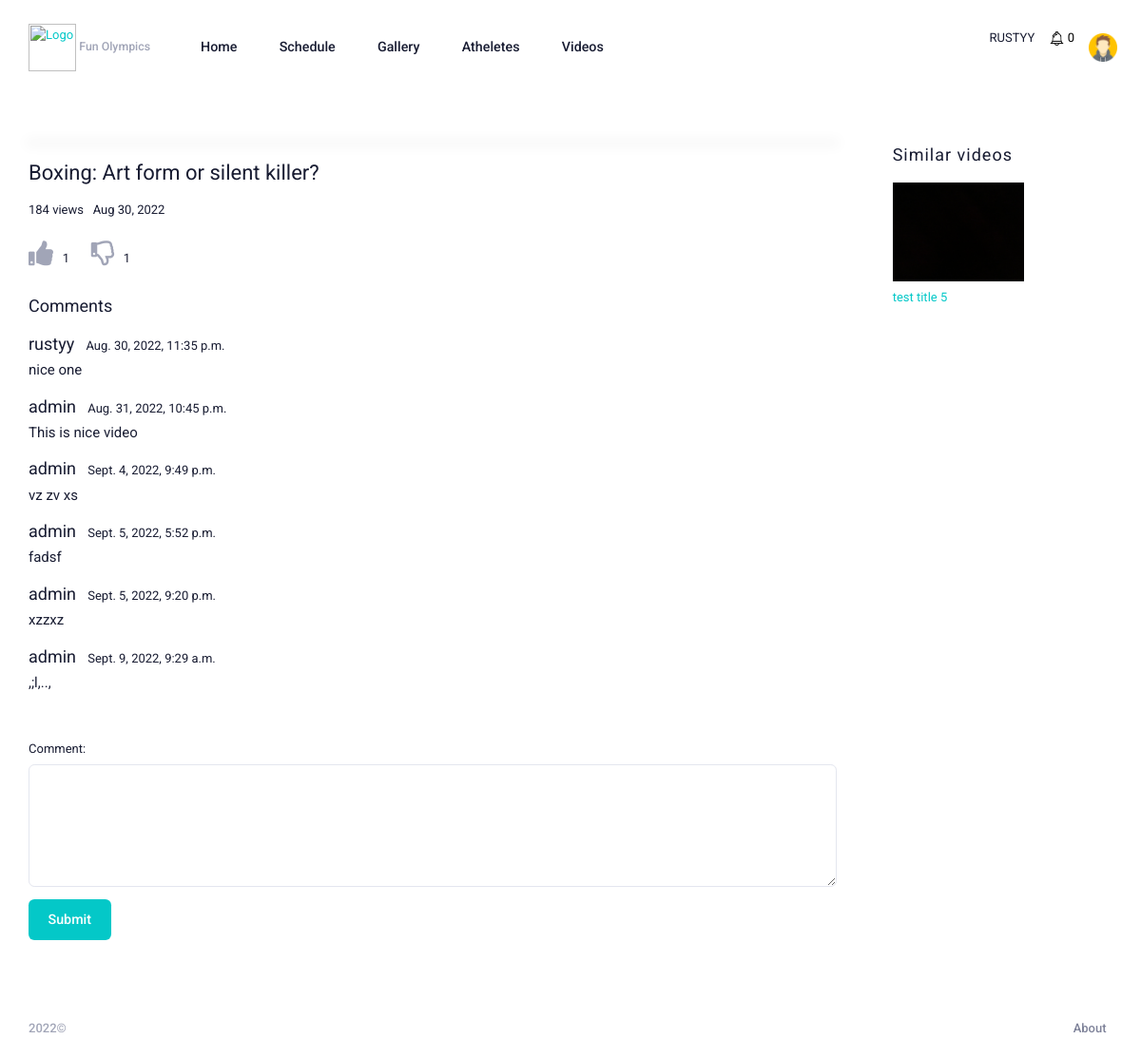
Screenshot of /videos/1/ (signed in) with the database file from the repository.
### users/models.py (models this page shows, shortened)
class CustomUser(AbstractUser):
    username = models.CharField(max_length=200, blank=True)
    email = models.EmailField(_("email address"), unique=True)
    first_name = models.CharField(max_length=250, blank=True, null=True)
    last_name = models.CharField(max_length=250, blank=True, null=True)
    phone = models.CharField(max_length=250, blank=True, null=True)
    gender = models.CharField(max_length=250, blank=True, null=True)
    country = models.CharField(max_length=250, blank=True, null=True)
    USERNAME_FIELD = "email"
    REQUIRED_FIELDS = []
    objects = CustomUserManager()

### home/models.py (models this page shows, shortened)
class Video(models.Model):
    user = models.ForeignKey(
        CustomUser, on_delete=models.CASCADE, related_name="user_video"
    )
    category = models.ForeignKey(
        Categories,
        on_delete=models.DO_NOTHING,
        related_name="category_video",
        null=True,
    )
    title = models.CharField(max_length=255)
    image = models.ImageField(upload_to="images/")
    video_link = EmbedVideoField()
    created_at = models.DateTimeField(auto_now_add=True)
    file = models.FileField(upload_to="video/%y", null=True, blank=True)

class Views(models.Model):
    video = models.ForeignKey(
        Video, on_delete=models.CASCADE, related_name="video_views"
    )
    count = models.IntegerField(default=0, blank=True)
    created_at = models.DateTimeField(auto_now_add=True)
    def __str__(self):
        return str(self.count)
    class Meta:
        verbose_name_plural = "Views"

class Comment(models.Model):
    video = models.ForeignKey(
        Video, on_delete=models.CASCADE, related_name="video_comment"
    )
    user = models.ForeignKey(
        CustomUser, on_delete=models.CASCADE, related_name="user_comment", blank=True
    )
    comment = models.TextField()
    created_at = models.DateTimeField(auto_now_add=True)
    update_at = models.DateTimeField(auto_now=True)

### home/views.py (the view)
# urls.py: path("videos/<int:pk>/", VideoDetailView.as_view(), name="video-detail"),
class VideoDetailView(LoginRequiredMixin, View):
    def get(self, request, pk=None):
        video = get_object_or_404(Video, id=pk)
        form = CommentForm()
        try:
            count = Views.objects.filter(video=video)[0]
        except Exception:
            count = Views.objects.create(video=video)
        count.count += 1
        count.save()
        title = "Similar"
        videos = Video.objects.filter(
            category=video.category
        ).exclude(id=video.id)[:3]
        if not videos.exists():
            title = "Recent"
            videos = Video.objects.all().order_by('-id')[:3]
        comments = Comment.objects.filter(video=video)
        like = Like.objects.filter(
            video=video, is_like=True).count()
        dislike = Like.objects.filter(
            video=video, is_like=False).count()
        context = {
            'video': video,
            'view_count': count,
            'videos': videos,
            'comments': comments,
            'form': form,
            'like': like,
            'dislike': dislike,
            'title': title,
            'pk': pk
        }
        return render(request, 'home/video/video-detail.html', context)

### home/forms.py
class CommentForm(ModelForm):
    class Meta:
        model = Comment
        fields = '__all__'

### home/context_processors.py (called while the page is built)
def get_notifications(request):
    try:
        user = request.user
        notification = Notification.objects.filter(user=user)
        count = notification.count()
    except Exception:
        notification = ""
        count = 0
    return {
        'noti_count': count,
        'noti_data' : notification
    }

def get_news(request):
    news = News.objects.all().order_by('-id')
    return {'news':news}

### templates/home/video/video-detail.html (shortened to what this page needs)
{% extends "home/base.html" %}
{% load embed_video_tags %}
{% load static %}
{% block content %}
<div id="kt_content_container" class="d-flex flex-column-fluid align-items-start container-xxl mb-15">
    <div class="content flex-row-fluid" id="kt_content">
        <div class="row">
            <div class="col-md-9">
                <div class="mt-5">
                    <p style="font-size: 22px;">{{video.title}}</p>
                    <div class="d-flex justify-content">
                        <p class="mb-0">{{view_count}} views&nbsp;&nbsp;&nbsp;</p>
                        <p class="mb-0">{{video.created_at|date:"M d, Y"}}</p>
                    </div>
                    <div class="mt-7">
                        <span class="mr-4">
                            <a href="#" target="_blank" hx-post="{% url 'like-add' pk %}" hx-target="#like-count">
                                <i class="fas fa-thumbs-up fa-2x">&nbsp;</i>
                            </a>
                            <span id="like-count">
                                {% include 'home/video/like.html' %}
                            </span>
                        </span>
                        <span class="mr-4">
                            <a href="#" target="_blank" hx-post="{% url 'dislike-add' pk %}" hx-target="#dislike-count">
                                <i class="far fa-thumbs-down fa-2x">&nbsp;</i>
                            </a>
                            <span id="dislike-count">
                                {% include 'home/video/dislike.html' %}
                            </span>
                        </span>
                    </div>
                    <p class="mt-8" style="font-size: 18px;">
                        Comments
                    </p>
                    <div class="mt-3">
                        <div id="comment-list">
                            {% include 'home/video/comment.html' %}
                        </div>
                    </div>
                    <div class="mt-15">
                        <form id="myForm">
                            <div class="form-group">
                                <label for="comment">Comment:</label>
                                <textarea class="form-control" rows="5" id="comment_box" name="comment"></textarea>
                            </div>
                            <button type="submit" hx-post="{% url 'video-add' pk %}" hx-target="#comment-list"
                                class="btn btn-primary">
                                Submit
                            </button>
                        </form>
                    </div>
                </div>
            </div>
            <div class="col-md-3">
                <div class="pl-5">
                    <div class="mb-5">
                        <p style="font-size: 18px; letter-spacing: 1px;">{{title}} videos</p>
                    </div>
                    <div class="">
                        {% for video in videos %}
                        <a href="{% url 'video-detail' video.id %}">
                            <div class="mb-5">
                                <img src="{{video.image.url}}" width="60%">
                                <p class="mt-2">
                                    {{video.title}}
                                </p>
                            </div>
                        </a>
                        {% endfor %}
                    </div>
                </div>
            </div>
        </div>
    </div>
</div>
{% endblock %}

### templates/partials/_header.html (shortened to what this page needs)
{% load static %}
<div id="kt_header" class="header align-items-stretch" data-kt-sticky="true" data-kt-sticky-name="header"
    data-kt-sticky-offset="{default: '200px', lg: '300px'}">
    <div class="container-xxl d-flex align-items-center">
        <div class="header-logo me-5 me-md-10 flex-grow-1 flex-lg-grow-0">
            <a href="{% url 'home' %}">
                <img id="olympic-logo" alt="Logo" src="" class="logo-sticky h-50px" />
                <a href="{% url 'home' %}" class="fw-bold text-muted text-hover-primary fs-7">Fun
                    Olympics</a>
            </a>
        </div>
        <div class="text-center">
            <a href="/" class="btn">Home</a>
            <a href="{% url 'schedule' %}" class="btn">Schedule</a>
            <a href="{% url 'gallery' %}" class="btn">Gallery</a>
            <a href="{% url 'atheletes' %}" class="btn">Atheletes</a>
            <a href="{% url 'video' %}" class="btn">Videos</a>
        </div>
        <div class="d-flex align-items-stretch justify-content-between flex-lg-grow-1">
            <div class="topbar d-flex align-items-stretch flex-shrink-0">
                <div>
                    <span class="mr-3">{{request.user.username|upper}}</span>
                    {% if request.user.is_authenticated %}
                    <a href="#" data-toggle="dropdown">
                        <img src="/media/images/bell.png" class="img-fluid" width="15" />
                        <span style="color: black;">{{noti_count}}</span>
                    </a>
                    {% endif %}
                </div>
                <div class="d-flex align-items-center me-n3 ms-1 ms-lg-3" id="kt_header_user_menu_toggle">
                    <div class="btn btn-icon btn-active-light-primary btn btn-icon btn-active-light-primary btn-custom w-30px h-30px w-md-40px h-md-40px"
                        data-kt-menu-trigger="click" data-kt-menu-attach="parent" data-kt-menu-placement="bottom-end">
                        {% if request.user.is_authenticated %}
                        {% if request.user.avatar_user.avatar %}
                        <img class="h-30px w-30px rounded" src="{{request.user.avatar_user.avatar.url}}" alt="" />
                        {% else %}
                        <img class="h-30px w-30px rounded" src="/media/images/avatar-icon-images-4.jpg" alt="" />
                        {% endif %}
                        {% endif %}
                    </div>
                </div>
            </div>
        </div>
    </div>
</div>

### templates/home/video/comment.html
{% for comment in comments %}
<span class="mb-0">
    <p style="display: inline; font-size: 18px;">
        {{comment.user.username}}&nbsp;&nbsp;</p>
        {{comment.update_at}}</span>
<p class="mt-1" style="font-size: 15px;">{{comment.comment}}</p>
{% endfor %}

### rows the page displays
CustomUser: user.username "RUSTYY"
Video: title "Boxing: Art form or silent killer?", created_at "Aug 30, 2022"
Views: count "184"
Comment: user.username "rustyy", update_at "Aug. 30, 2022, 11:35 p.m.", comment "nice one"
Comment: user.username "admin", update_at "Aug. 31, 2022, 10:45 p.m.", comment "This is nice video"
Comment: user.username "admin", update_at "Sept. 4, 2022, 9:49 p.m.", comment "vz zv xs"
Comment: user.username "admin", update_at "Sept. 5, 2022, 5:52 p.m.", comment "fadsf"
Comment: user.username "admin", update_at "Sept. 5, 2022, 9:20 p.m.", comment "xzzxz"
Comment: user.username "admin", update_at "Sept. 9, 2022, 9:29 a.m.", comment ",;l,..,"
Video: image (picture), title "test title 5"

### other values shown
{{ noti_count }} "0"
{{ like }} "1"
{{ dislike }} "1"
{{ title }} "Similar"
